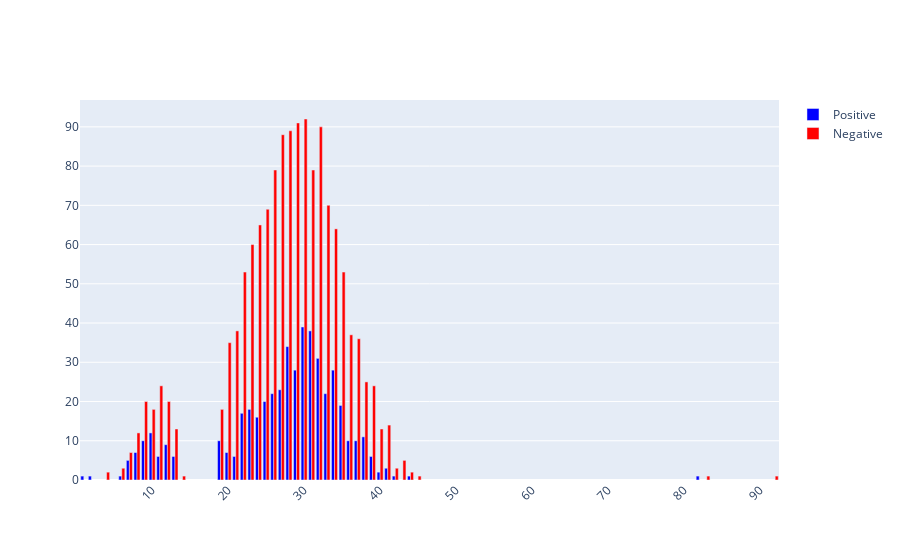

Notebook code cell kept with this figure:
### Code cell
fig = go.Figure()

df_positive_1 = data_comb_group_1[data_comb_group_1['pcr']=='Positive'].groupby('age',as_index=False)['patient_id'].sum()
df_negative_1 = data_comb_group_1[data_comb_group_1['pcr']=='Negative'].groupby('age',as_index=False)['patient_id'].sum()
fig.add_trace(go.Bar(name='Positive', x=df_positive_1['age'], y=df_positive_1['patient_id'], marker_color='blue'))
fig.add_trace(go.Bar(name='Negative', x=df_negative_1['age'], y=df_negative_1['patient_id'], marker_color='red'))

fig.update_layout(barmode='group', xaxis_tickangle=-45)
fig.show()

### Figure 1 — Plotly figure (JSON) as saved in the notebook; plotly's stock layout.template omitted (floating-point values rounded to 4 significant figures)
{"data": [{"marker": {"color": "blue"}, "name": "Positive", "type": "bar", "x": [1, 2, 6, 7, 8, 9, 10, 11, 12, 13, 19, 20, 21, 22, 23, 24, 25, 26, 27, 28, 29, 30, 31, 32, 33, 34, 35, 36, 37, 38, 39, 40, 41, 42, 44, 82], "y": [1, 1, 1, 5, 7, 10, 12, 6, 9, 6, 10, 7, 6, 17, 18, 16, 20, 22, 23, 34, 28, 39, 38, 31, 22, 28, 19, 10, 10, 11, 6, 2, 3, 1, 1, 1]}, {"marker": {"color": "red"}, "name": "Negative", "type": "bar", "x": [4, 6, 7, 8, 9, 10, 11, 12, 13, 14, 19, 20, 21, 22, 23, 24, 25, 26, 27, 28, 29, 30, 31, 32, 33, 34, 35, 36, 37, 38, 39, 40, 41, 42, 43, 44, 45, 83, 92], "y": [2, 3, 7, 12, 20, 18, 24, 20, 13, 1, 18, 35, 38, 53, 60, 65, 69, 79, 88, 89, 91, 92, 79, 90, 70, 64, 53, 37, 36, 25, 24, 13, 14, 3, 5, 2, 1, 1, 1]}], "layout": {"barmode": "group", "xaxis": {"tickangle": -45}}}
